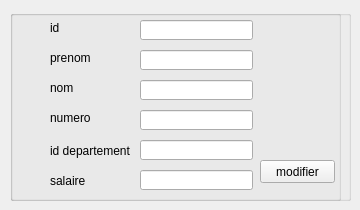
        <widget class="QWidget" name="tab_11">
         <attribute name="title">
          <string>modifier employé</string>
         </attribute>
         <widget class="QGroupBox" name="groupBox_4">
          <property name="geometry">
           <rect>
            <x>10</x>
            <y>10</y>
            <width>341</width>
            <height>191</height>
           </rect>
          </property>
          <property name="title">
           <string/>
          </property>
          <widget class="QGroupBox" name="groupBox_7">
           <property name="geometry">
            <rect>
             <x>0</x>
             <y>0</y>
             <width>331</width>
             <height>191</height>
            </rect>
           </property>
           <property name="title">
            <string/>
           </property>
           <widget class="QLineEdit" name="le_id_2">
            <property name="geometry">
             <rect>
              <x>130</x>
              <y>10</y>
              <width>113</width>
              <height>20</height>
             </rect>
            </property>
           </widget>
           <widget class="QLineEdit" name="le_prenom_2">
            <property name="geometry">
             <rect>
              <x>130</x>
              <y>40</y>
              <width>113</width>
              <height>20</height>
             </rect>
            </property>
           </widget>
           <widget class="QLineEdit" name="le_nom_2">
            <property name="geometry">
             <rect>
              <x>130</x>
              <y>70</y>
              <width>113</width>
              <height>20</height>
             </rect>
            </property>
           </widget>
           <widget class="QLineEdit" name="le_numero_2">
            <property name="geometry">
             <rect>
              <x>130</x>
              <y>100</y>
              <width>113</width>
              <height>20</height>
             </rect>
            </property>
           </widget>
           <widget class="QLineEdit" name="le_id_depp_2">
            <property name="geometry">
             <rect>
              <x>130</x>
              <y>130</y>
              <width>113</width>
              <height>20</height>
             </rect>
            </property>
           </widget>
           <widget class="QLineEdit" name="le_salaire_2">
            <property name="geometry">
             <rect>
              <x>130</x>
              <y>160</y>
              <width>113</width>
              <height>20</height>
             </rect>
            </property>
           </widget>
           <widget class="QPushButton" name="pb_update">
            <property name="geometry">
             <rect>
              <x>250</x>
              <y>150</y>
              <width>75</width>
              <height>23</height>
             </rect>
            </property>
            <property name="text">
             <string>modifier</string>
            </property>
           </widget>
           <widget class="QLabel" name="label_8">
            <property name="geometry">
             <rect>
              <x>40</x>
              <y>10</y>
              <width>61</width>
              <height>16</height>
             </rect>
            </property>
            <property name="text">
             <string>id</string>
            </property>
           </widget>
           <widget class="QLabel" name="label_15">
            <property name="geometry">
             <rect>
              <x>40</x>
              <y>40</y>
              <width>61</width>
              <height>16</height>
             </rect>
            </property>
            <property name="text">
             <string>prenom</string>
            </property>
           </widget>
           <widget class="QLabel" name="label_16">
            <property name="geometry">
             <rect>
              <x>40</x>
              <y>70</y>
              <width>61</width>
              <height>16</height>
             </rect>
            </property>
            <property name="text">
             <string>nom</string>
            </property>
           </widget>
           <widget class="QLabel" name="label_17">
            <property name="geometry">
             <rect>
              <x>40</x>
              <y>100</y>
              <width>61</width>
              <height>16</height>
             </rect>
            </property>
            <property name="text">
             <string>numero</string>
            </property>
           </widget>
           <widget class="QLabel" name="label_18">
            <property name="geometry">
             <rect>
              <x>40</x>
              <y>130</y>
              <width>91</width>
              <height>21</height>
             </rect>
            </property>
            <property name="text">
             <string>id departement</string>
            </property>
           </widget>
           <widget class="QLabel" name="label_19">
            <property name="geometry">
             <rect>
              <x>40</x>
              <y>160</y>
              <width>91</width>
              <height>21</height>
             </rect>
            </property>
            <property name="text">
             <string>salaire</string>
            </property>
           </widget>
          </widget>
         </widget>
        </widget>
